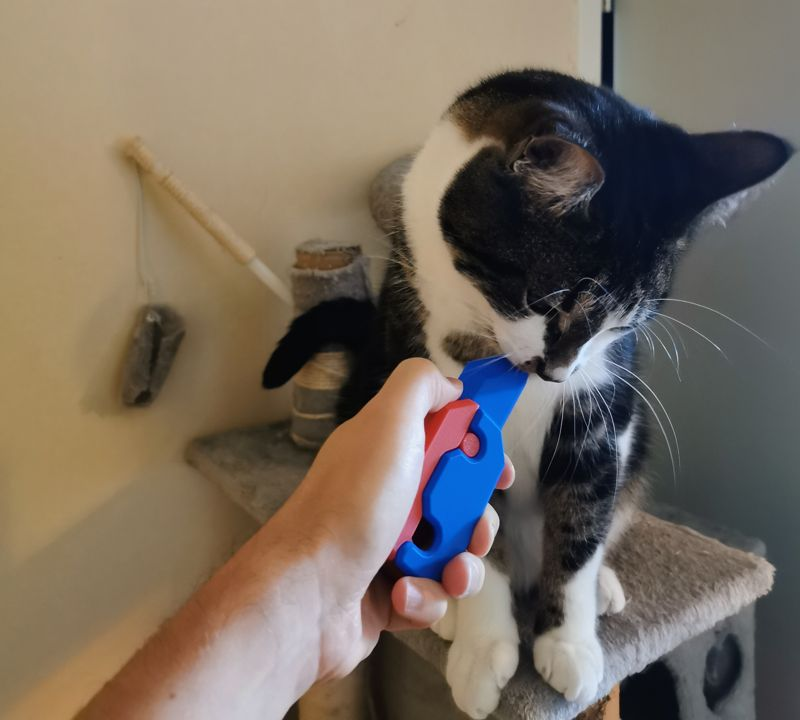
#> input picture LAB-1/Lab_1_Solved/toy_knife.jpg, 800 x 720 px
$ python exercise_2_toy_knife_hsv_solved.py
#> lines starting #> are read from the running program, lines starting #| are printed output that depends on the picture
#!/bin/python


# Put your import statements up here
import cv2
import numpy as np
import imageio.v3 as iio


def main():
    # ---------------------------------------------------------------- #
    # (1) Load "toy_knife.jpg"

    # One option: use ImageIO (loads RGB) and use cv2 to convert to BGR.
    # original = iio.imread("toy_knife.jpg")
    # original = cv2.cvtColor(original, cv2.COLOR_RGB2BGR)

    # Another option: use the cv2 load function (loads as BGR, doesn't work with video).
    original = cv2.imread("toy_knife.jpg")
#> original is the input picture: shape (720, 800, 3); mean B, G, R 95.3, 107.9, 119.4

    # (2) Make a copy that has half the values of the original.
    dimmed = original / 2
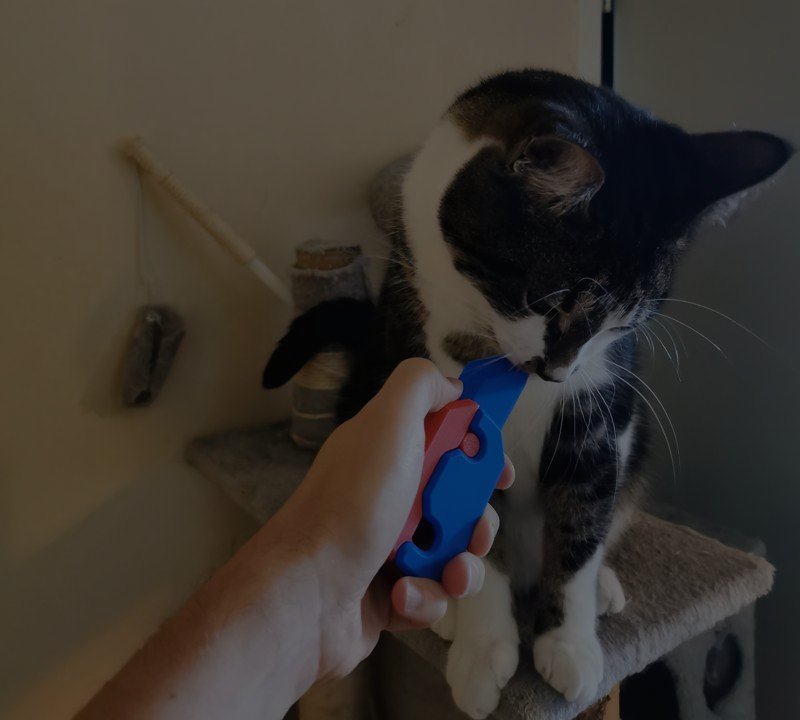
#> dimmed: shape (720, 800, 3) float64; mean B, G, R 47.6, 53.9, 59.7

    # ---------------------------------------------------------------- #

    cv2.namedWindow("Color Picker")

    min_values = [ 0, 0, 0 ]
    max_values = [ 255, 255, 255 ]

    def on_trackbar(_):
        min_values[0] = cv2.getTrackbarPos("H min", "Color Picker")
        max_values[0] = cv2.getTrackbarPos("H max", "Color Picker")
        min_values[1] = cv2.getTrackbarPos("S min", "Color Picker")
        max_values[1] = cv2.getTrackbarPos("S max", "Color Picker")
        min_values[2] = cv2.getTrackbarPos("V min", "Color Picker")
        max_values[2] = cv2.getTrackbarPos("V max", "Color Picker")

    cv2.createTrackbar("H min", "Color Picker",   0, 255, on_trackbar)
    cv2.createTrackbar("H max", "Color Picker", 255, 255, on_trackbar)
    cv2.createTrackbar("S min", "Color Picker",   0, 255, on_trackbar)
    cv2.createTrackbar("S max", "Color Picker", 255, 255, on_trackbar)
    cv2.createTrackbar("V min", "Color Picker",   0, 255, on_trackbar)
    cv2.createTrackbar("V max", "Color Picker", 255, 255, on_trackbar)

    while True:
        # ---------------------------------------------------------------- #
        # (3) Create an image that is twice as wide as the original.
        #     The left side must contain the pixels from the original image,
        #     and the right pixels must contain the pixels from the half-intensity image.
        (h, w, c) = original.shape
#> h = 720; w = 800; c = 3
        masked = np.zeros_like(original, shape=(h, w*2, c))
        masked[:, :w, :] = original
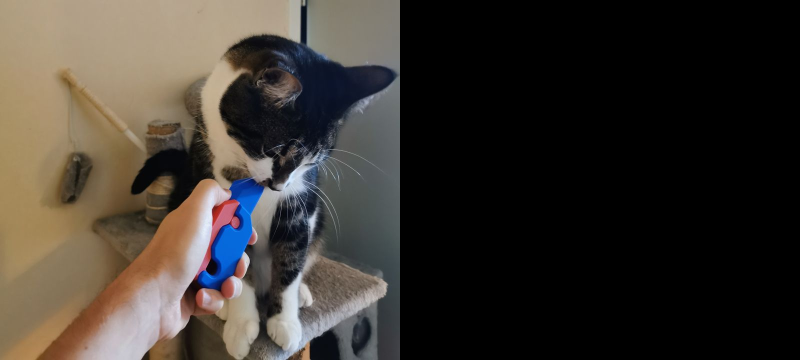
#> masked: shape (720, 1600, 3) (shown at 1/2 size); mean B, G, R 47.6, 53.9, 59.7
        masked[:, w:, :] = dimmed
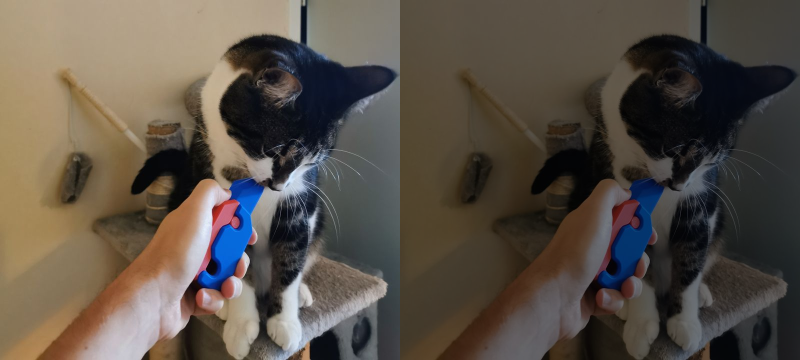
#> masked: shape (720, 1600, 3) (shown at 1/2 size); mean B, G, R 71.3, 80.8, 89.4

        # (4) Convert the wide image to HSV using OpenCV.
        hsv = cv2.cvtColor(masked, cv2.COLOR_RGB2HSV)
#> hsv: shape (720, 1600, 3); mean H, S, V 82.5, 77.6, 94.4

        # (5) Mask the wide image like you did in the RGB exercise,
        # BUT this time use the HSV values for masking.
        masked[hsv[:,:,0] < min_values[0]] = 0
        masked[hsv[:,:,1] < min_values[1]] = 0
        masked[hsv[:,:,2] < min_values[2]] = 0

        masked[hsv[:,:,0] > max_values[0]] = 0
        masked[hsv[:,:,1] > max_values[1]] = 0
        masked[hsv[:,:,2] > max_values[2]] = 0

        # (5) Display the masked image in the CV2 window "Color Picker".
        cv2.imshow("Color Picker", masked)

        # ---------------------------------------------------------------- #

        key = cv2.waitKey(1) & 0xFF
#> (key Esc is pressed here)
        if key == 27: # ESC pressed
            break

    # ---------------------------------------------------------------- #
    # (6) Save the masked image to "masked_hsv.jpg".

    # One option: convert back to RGB and use ImageIO.
    # masked = cv2.cvtColor(masked, cv2.COLOR_BGR2RGB)
    # iio.imwrite("masked_rgb.jpg", masked)

    # Another option: Use the cv2 function (expects BGR, doesn't work with video).
    cv2.imwrite("masked_rgb.jpg", masked)

    # (7) Print the `min_values` and `max_values`.
    print(f"Min Values (HSV): {min_values}")
    print(f"Max Values (HSV): {max_values}")

    # ---------------------------------------------------------------- #


if __name__ == "__main__":
    main()

$ run again, with LAB-1/Lab_1_Solved/exercise_4_example.jpg copied over LAB-1/Lab_1_Solved/toy_knife.jpg
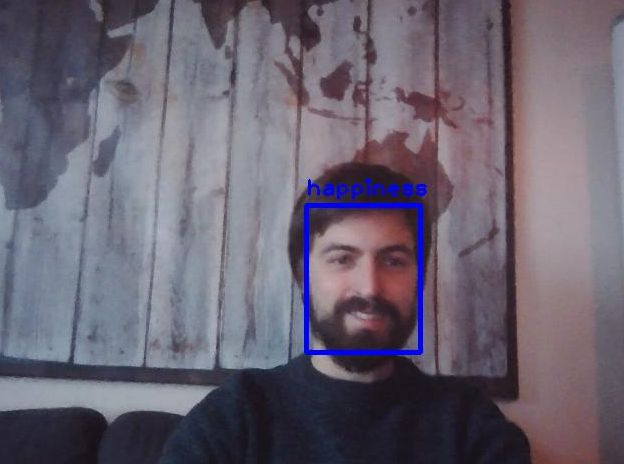
#> input picture LAB-1/Lab_1_Solved/exercise_4_example.jpg, 624 x 464 px
#> in main, original is the input picture: shape (464, 624, 3); mean B, G, R 112.7, 98.9, 105.5
#> in main, `dimmed = original / 2`:
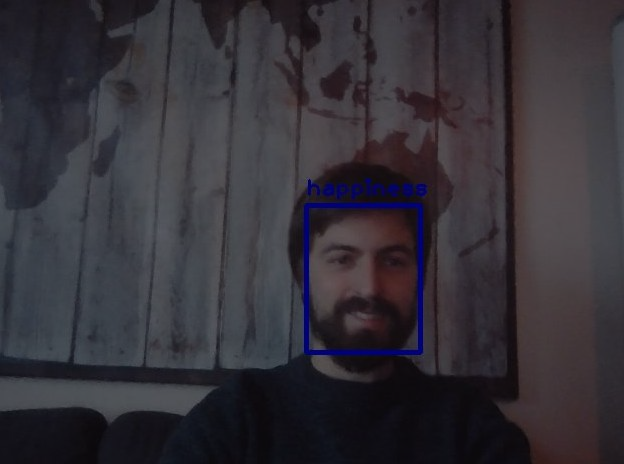
#> dimmed: shape (464, 624, 3) float64; mean B, G, R 56.4, 49.4, 52.8
#> in main, `masked[:, w:, :] = dimmed`:
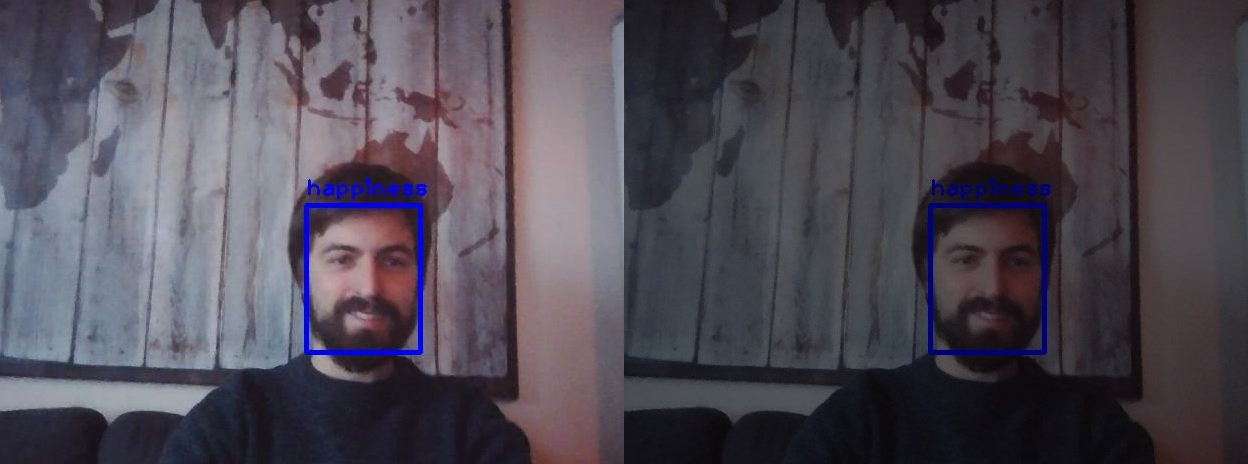
#> masked: shape (464, 1248, 3); mean B, G, R 84.4, 74, 79
#> hsv: shape (464, 1248, 3); mean H, S, V 97.8, 49.8, 88.1
